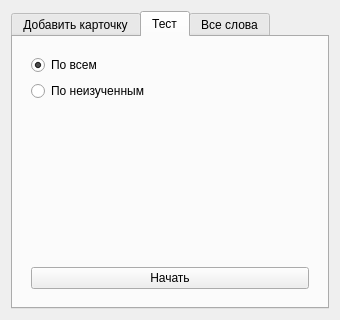
<?xml version="1.0" encoding="UTF-8"?>
<ui version="4.0">
 <class>Widget</class>
 <widget class="QWidget" name="Widget">
  <property name="geometry">
   <rect>
    <x>0</x>
    <y>0</y>
    <width>340</width>
    <height>320</height>
   </rect>
  </property>
  <property name="sizePolicy">
   <sizepolicy hsizetype="Fixed" vsizetype="Fixed">
    <horstretch>0</horstretch>
    <verstretch>0</verstretch>
   </sizepolicy>
  </property>
  <property name="minimumSize">
   <size>
    <width>340</width>
    <height>320</height>
   </size>
  </property>
  <property name="maximumSize">
   <size>
    <width>340</width>
    <height>320</height>
   </size>
  </property>
  <property name="windowTitle">
   <string>Flashcarder</string>
  </property>
  <layout class="QGridLayout" name="gridLayout_2">
   <item row="0" column="0">
    <widget class="QTabWidget" name="Tabs">
     <property name="currentIndex">
      <number>1</number>
     </property>
     <widget class="QWidget" name="AddFlashcardTab">
      <property name="accessibleName">
       <string/>
      </property>
      <attribute name="title">
       <string>Добавить карточку</string>
      </attribute>
      <layout class="QGridLayout" name="gridLayout">
       <item row="0" column="0">
        <layout class="QGridLayout" name="AddFlashcardLayout">
         <item row="2" column="1">
          <widget class="QPlainTextEdit" name="WordEdit"/>
         </item>
         <item row="4" column="1">
          <widget class="QPlainTextEdit" name="ExamplesEdit"/>
         </item>
         <item row="2" column="0">
          <widget class="QLabel" name="WordLabel">
           <property name="text">
            <string>Слово</string>
           </property>
           <property name="alignment">
            <set>Qt::AlignRight|Qt::AlignTrailing|Qt::AlignVCenter</set>
           </property>
          </widget>
         </item>
         <item row="3" column="0">
          <widget class="QLabel" name="MeaningLabel">
           <property name="text">
            <string>Значение</string>
           </property>
           <property name="alignment">
            <set>Qt::AlignRight|Qt::AlignTrailing|Qt::AlignVCenter</set>
           </property>
          </widget>
         </item>
         <item row="3" column="1">
          <widget class="QPlainTextEdit" name="MeaningEdit"/>
         </item>
         <item row="4" column="0">
          <widget class="QLabel" name="ExamplesLabel">
           <property name="text">
            <string>Примечания</string>
           </property>
           <property name="alignment">
            <set>Qt::AlignRight|Qt::AlignTrailing|Qt::AlignVCenter</set>
           </property>
          </widget>
         </item>
        </layout>
       </item>
       <item row="1" column="0">
        <widget class="QPushButton" name="AddFlashcardButton">
         <property name="sizePolicy">
          <sizepolicy hsizetype="Minimum" vsizetype="Expanding">
           <horstretch>0</horstretch>
           <verstretch>0</verstretch>
          </sizepolicy>
         </property>
         <property name="text">
          <string>Добавить</string>
         </property>
        </widget>
       </item>
      </layout>
     </widget>
     <widget class="QWidget" name="TestTab">
      <attribute name="title">
       <string>Тест</string>
      </attribute>
      <layout class="QGridLayout" name="gridLayout_4">
       <item row="2" column="0">
        <widget class="QStackedWidget" name="TestPages">
         <property name="currentIndex">
          <number>1</number>
         </property>
         <widget class="QWidget" name="TestLayout">
          <layout class="QGridLayout" name="gridLayout_10">
           <property name="leftMargin">
            <number>0</number>
           </property>
           <property name="topMargin">
            <number>0</number>
           </property>
           <property name="rightMargin">
            <number>0</number>
           </property>
           <property name="bottomMargin">
            <number>0</number>
           </property>
           <property name="spacing">
            <number>0</number>
           </property>
           <item row="0" column="0">
            <widget class="QStackedWidget" name="TestQuestion">
             <property name="currentIndex">
              <number>0</number>
             </property>
             <widget class="QWidget" name="MeaningToWordDoYouRemember">
              <layout class="QGridLayout" name="gridLayout_6">
               <item row="0" column="0">
                <widget class="QLabel" name="MeaningToWordDoYouRememberLabel">
                 <property name="text">
                  <string>Помнишь слово?</string>
                 </property>
                </widget>
               </item>
              </layout>
             </widget>
             <widget class="QWidget" name="WordToMeaningDoYouRemember">
              <layout class="QGridLayout" name="gridLayout_7">
               <item row="0" column="0">
                <widget class="QLabel" name="WordToMeaningDoYouRememberLabel">
                 <property name="text">
                  <string>Помнишь значение?</string>
                 </property>
                </widget>
               </item>
              </layout>
             </widget>
             <widget class="QWidget" name="DidYouRemember">
              <layout class="QGridLayout" name="gridLayout_8">
               <item row="0" column="0">
                <widget class="QLabel" name="DidYouRememberLabel">
                 <property name="text">
                  <string>Идеально вспомнил?</string>
                 </property>
                </widget>
               </item>
              </layout>
             </widget>
             <widget class="QWidget" name="TryToRemember">
              <layout class="QGridLayout" name="gridLayout_5">
               <item row="0" column="0">
                <widget class="QLabel" name="TryToRememberLabel">
                 <property name="text">
                  <string>Запомни</string>
                 </property>
                </widget>
               </item>
              </layout>
             </widget>
            </widget>
           </item>
           <item row="1" column="0">
            <layout class="QGridLayout" name="TestTabLayout">
             <property name="verticalSpacing">
              <number>0</number>
             </property>
             <item row="1" column="1" rowspan="3">
              <widget class="QProgressBar" name="TestProgressBar">
               <property name="layoutDirection">
                <enum>Qt::LeftToRight</enum>
               </property>
               <property name="maximum">
                <number>100</number>
               </property>
               <property name="value">
                <number>0</number>
               </property>
               <property name="textVisible">
                <bool>false</bool>
               </property>
               <property name="orientation">
                <enum>Qt::Vertical</enum>
               </property>
              </widget>
             </item>
             <item row="1" column="0">
              <widget class="QPlainTextEdit" name="TestInformation">
               <property name="readOnly">
                <bool>true</bool>
               </property>
               <property name="plainText">
                <string/>
               </property>
              </widget>
             </item>
             <item row="3" column="0">
              <widget class="QStackedWidget" name="TestButtons">
               <property name="currentIndex">
                <number>0</number>
               </property>
               <widget class="QWidget" name="TestYesNoLayout">
                <layout class="QGridLayout" name="gridLayout_3">
                 <item row="0" column="2">
                  <widget class="QPushButton" name="TestNoButton">
                   <property name="text">
                    <string>Нет</string>
                   </property>
                  </widget>
                 </item>
                 <item row="0" column="1">
                  <widget class="QPushButton" name="TestYesButton">
                   <property name="text">
                    <string>Да</string>
                   </property>
                  </widget>
                 </item>
                </layout>
               </widget>
               <widget class="QWidget" name="TestOkLayout">
                <layout class="QGridLayout" name="gridLayout_9">
                 <item row="0" column="0">
                  <widget class="QPushButton" name="TestOkButton">
                   <property name="text">
                    <string>Ладно</string>
                   </property>
                  </widget>
                 </item>
                </layout>
               </widget>
              </widget>
             </item>
            </layout>
           </item>
          </layout>
         </widget>
         <widget class="QWidget" name="TestStartLayout">
          <layout class="QGridLayout" name="gridLayout_11">
           <item row="0" column="0">
            <widget class="QRadioButton" name="FullTestRadioButton">
             <property name="text">
              <string>По всем</string>
             </property>
             <property name="checked">
              <bool>true</bool>
             </property>
             <attribute name="buttonGroup">
              <string notr="true">buttonGroup</string>
             </attribute>
            </widget>
           </item>
           <item row="1" column="0">
            <widget class="QRadioButton" name="QuickTestRadioButton">
             <property name="text">
              <string>По неизученным</string>
             </property>
             <attribute name="buttonGroup">
              <string notr="true">buttonGroup</string>
             </attribute>
            </widget>
           </item>
           <item row="2" column="0">
            <spacer name="VerticalSpacer">
             <property name="orientation">
              <enum>Qt::Vertical</enum>
             </property>
             <property name="sizeHint" stdset="0">
              <size>
               <width>20</width>
               <height>40</height>
              </size>
             </property>
            </spacer>
           </item>
           <item row="3" column="0">
            <widget class="QPushButton" name="StartButton">
             <property name="text">
              <string>Начать</string>
             </property>
            </widget>
           </item>
          </layout>
         </widget>
        </widget>
       </item>
      </layout>
     </widget>
     <widget class="QWidget" name="FlashcardsListTab">
      <attribute name="title">
       <string>Все слова</string>
      </attribute>
      <layout class="QGridLayout" name="gridLayout_12">
       <item row="0" column="0">
        <widget class="QTableWidget" name="FlashcardsList">
         <property name="sizePolicy">
          <sizepolicy hsizetype="Minimum" vsizetype="Minimum">
           <horstretch>0</horstretch>
           <verstretch>0</verstretch>
          </sizepolicy>
         </property>
         <property name="horizontalScrollBarPolicy">
          <enum>Qt::ScrollBarAsNeeded</enum>
         </property>
         <property name="sizeAdjustPolicy">
          <enum>QAbstractScrollArea::AdjustIgnored</enum>
         </property>
         <property name="editTriggers">
          <set>QAbstractItemView::NoEditTriggers</set>
         </property>
         <property name="alternatingRowColors">
          <bool>false</bool>
         </property>
         <property name="selectionBehavior">
          <enum>QAbstractItemView::SelectItems</enum>
         </property>
         <property name="verticalScrollMode">
          <enum>QAbstractItemView::ScrollPerPixel</enum>
         </property>
         <property name="horizontalScrollMode">
          <enum>QAbstractItemView::ScrollPerPixel</enum>
         </property>
         <property name="cornerButtonEnabled">
          <bool>true</bool>
         </property>
         <attribute name="horizontalHeaderStretchLastSection">
          <bool>true</bool>
         </attribute>
         <attribute name="verticalHeaderVisible">
          <bool>false</bool>
         </attribute>
         <column>
          <property name="text">
           <string>Слово</string>
          </property>
         </column>
         <column>
          <property name="text">
           <string>Значение</string>
          </property>
         </column>
         <column>
          <property name="text">
           <string>Примечания</string>
          </property>
         </column>
        </widget>
       </item>
      </layout>
     </widget>
    </widget>
   </item>
  </layout>
 </widget>
 <resources/>
 <connections/>
 <buttongroups>
  <buttongroup name="buttonGroup"/>
 </buttongroups>
</ui>
